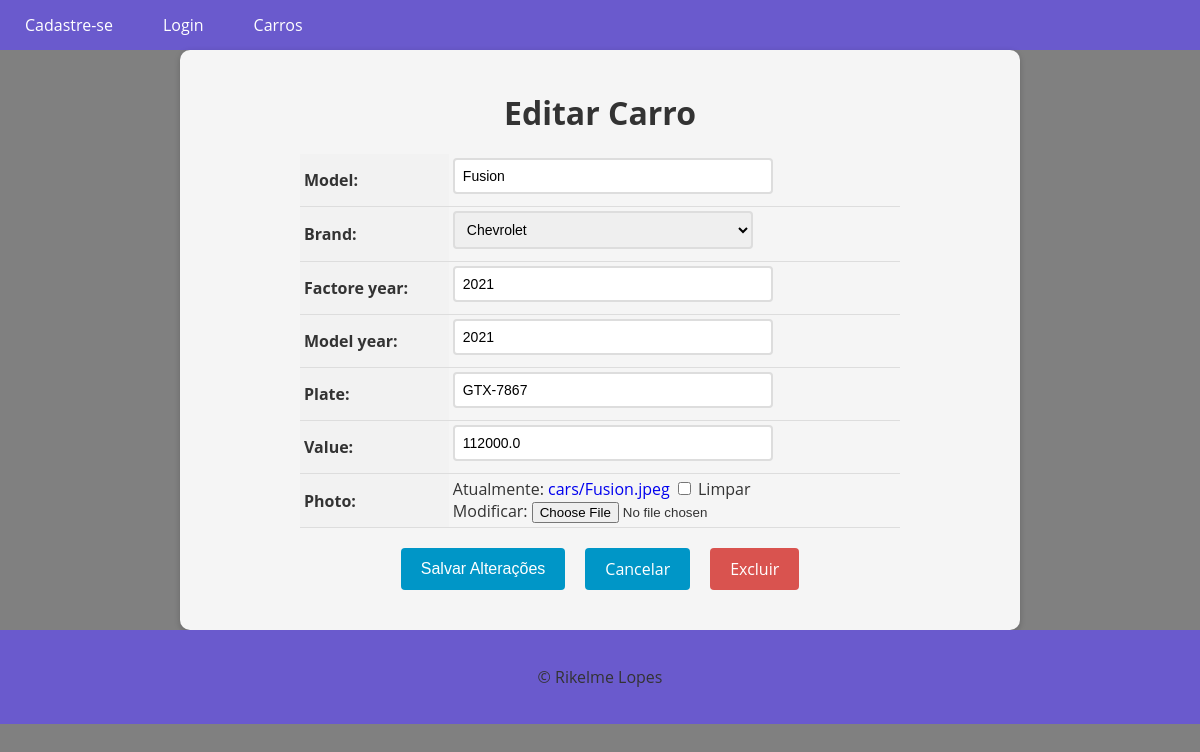
Screenshot of /car/5/update/ with the database file from the repository.
### cars/models.py (models this page shows, shortened)
class Car (models.Model):
    id = models.AutoField(primary_key=True)
    model = models.CharField(max_length=200)
    brand = models.ForeignKey(Brand, on_delete= models.PROTECT, related_name= 'car_brand')
    factore_year = models.IntegerField(blank=True , null=True)
    model_year = models.IntegerField(blank=True , null=True)
    plate = models.CharField(max_length=10, blank=True, null=True)
    value = models.FloatField(blank=True , null=True)
    photo = models.ImageField(upload_to='cars/', blank=True, null=True)

### cars/views.py (the view, shortened to what this page needs)
# urls.py: path('car/<int:pk>/update/', CarUpdateView.as_view(), name= 'car_update'),
class CarUpdateView(UpdateView):
    model = Car
    form_class =CarModelForm
    template_name = 'car_update.html'
    success_url = '/cars/'

### cars/forms.py (shortened to what this page needs)
class CarModelForm(forms.ModelForm):
    class Meta:
        model = Car
        fields = '__all__'

### cars/models.py (called while the page is built)
    def __str__(self):
        return self.name

### cars/templates/car_update.html (shortened to what this page needs)
{% extends "base.html" %} {% block content %}
<form method="post" enctype="multipart/form-data">
  <h1>Editar Carro</h1>
  <table>
    {{ form.as_table }}
  </table>
  <div>
    <div class="buttons-container">
      <input type="submit" value="Salvar Alterações" class="btn btn-primary" />
      <a href="{% url 'cars_list' %}" class="btn btn-secondary">Cancelar</a>
      <a href="{% url 'car_delete' pk=object.pk %}" class="btn btn-danger"
        >Excluir</a
      >
    </div>
  </div>
</form>
{% endblock %}

### app/templates/base.html (style rules this page uses)
body { font-family: "Open Sans", sans-serif; background-color: Gray; color: #333; margin: 0; padding: 0; }

### cars/templates/car_update.html (style rules this page uses)
form { max-width: 800px; margin: 0 auto; padding: 20px; background-color: #f5f5f5; border-radius: 10px; box-shadow: 0 2px 6px rgba(0, 0, 0, 0.2); }
form h1 { font-size: 2rem; margin-bottom: 20px; text-align: center; }
table { margin: 0 auto; border-collapse: collapse; width: 100%; max-width: 600px; }
th, td { padding: 4px; text-align: left; border-bottom: 1px solid #ddd; }
th { background-color: #f2f2f2; }
input[type="text"], input[type="number"], select, textarea { padding: 8px; font-size: 14px; border: 2px solid #ddd; border-radius: 4px; width: 100%; max-width: 300px; margin-bottom: 8px; transition: border-bottom-color 0.3s ease-in-out; }
.btn { background-color: #0096c7; color: #fff; border: none; padding: 10px 20px; font-size: 16px; border-radius: 4px; cursor: pointer; transition: background-color 0.3s ease-in-out; }
.buttons-container { display: flex; justify-content: center; margin-top: 20px; margin-bottom: 20px; }
.btn { display: inline-block; background-color: #0096c7; color: #fff; border: none; padding: 10px 20px; font-size: 16px; border-radius: 4px; cursor: pointer; transition: background-color 0.3s ease-in-out; margin: 0 10px; }
.btn-danger { background-color: #d9534f; text-decoration: none !important; }
a { text-decoration: none !important; }

### rows the page displays
Car: model "Fusion", brand "Chevrolet", factore_year "2021", model_year "2021", plate "GTX-7867", value "112000.0"
